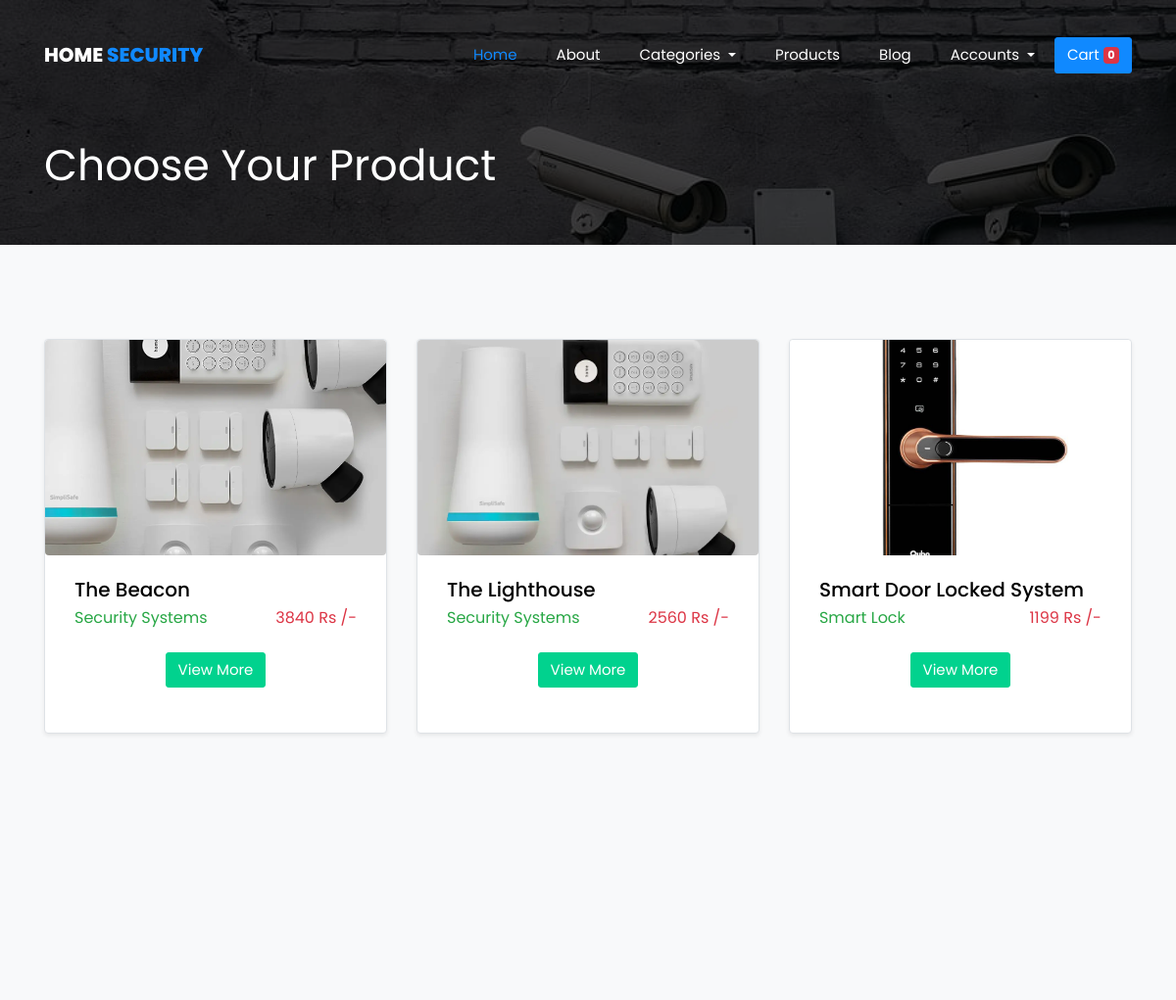
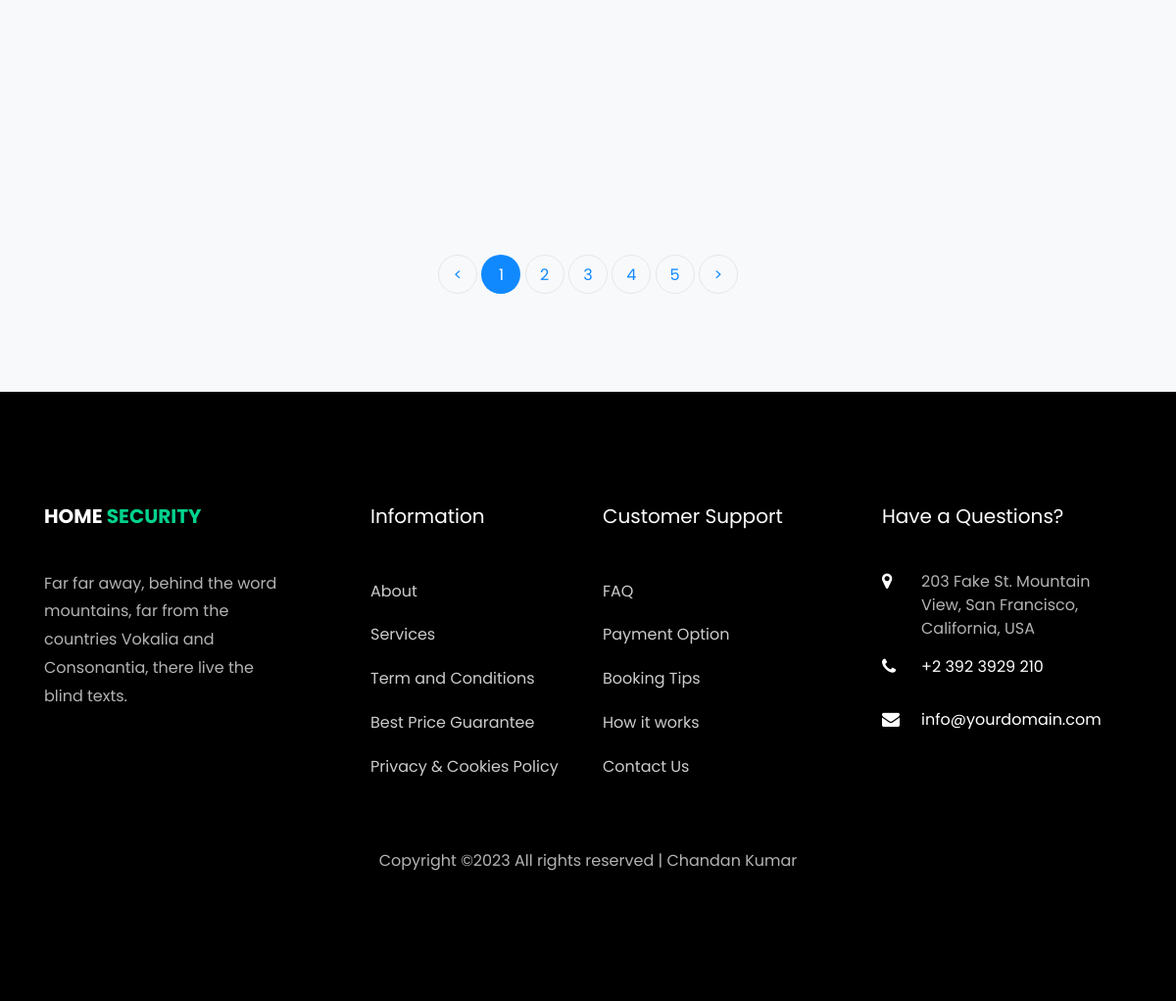
/store/, run on the app's committed database (2 pictures, top to bottom).
### store/models.py (models this page shows, shortened)
class Product(models.Model):
    product_name = models.CharField(max_length=200, unique=True)
    slug = models.SlugField(max_length=200, unique=True)
    description = models.TextField(max_length=1000, unique=True)
    price = models.IntegerField()
    images = models.ImageField(upload_to='photos/products')
    stock = models.IntegerField()
    is_available = models.BooleanField(default=False)
    category = models.ForeignKey(Category, on_delete=models.CASCADE)
    created_date = models.DateTimeField(auto_now_add=True)
    modified_date = models.DateTimeField(auto_now=True)
    def get_url(self):
        return reverse('product_detail',args=[self.category.slug, self.slug])

### category/models.py (models this page shows, shortened)
class Category(models.Model):
    category_name = models.CharField(max_length=50, unique=True)
    slug = models.SlugField(max_length=100, unique=True)
    description = models.TextField(max_length=255, blank=True)
    cat_image = models.ImageField(upload_to='photos/categories', blank=True)
    class Meta:
        verbose_name = 'category'
        verbose_name_plural = 'categories'
    def __str__(self):
        return self.category_name

### store/views.py (the view)
# urls.py: path('store/', include('store.urls')),
def store(request, category_slug=None):
    categories = None
    products = None
    if category_slug != None:
        categories =get_object_or_404(Category, slug=category_slug)
        products =Product.objects.filter(category=categories, is_available=True).order_by('id')
        product_count=products.count()
    else:
        products = Product.objects.filter(is_available=True).order_by('id')
        product_count=products.count()
    context={
        'products' : products,
        'product_count' : product_count,
    }
    return render(request, 'store/store.html', context)

### carts/context_processors.py (called while the page is built)
def counter(request):
    cart_count = 0
    if 'admin' in request.path:
        return {}
    else:
        try:
            cart = Cart.objects.filter(cart_id = _cart_id(request))
            cart_items = CartItem.objects.all().filter(cart=cart[:1])
            for cart_item in cart_items:
                cart_count += cart_item.quantity
        except Cart.DoesNotExist:
            cart_count = 0
    return dict(cart_count = cart_count)

### carts/views.py (called while the page is built)
def _cart_id(request):
    cart = request.session.session_key
    if not cart:
        cart = request.session.create()
    return cart

### category/context_processors.py (called while the page is built)
def menu_links(request):
    links= Category.objects.all()
    context={
        'links':links,
    }
    return context

### templates/store/store.html
{% extends 'base.html' %}
{% load static %}
{% block content %}
<section class="hero-wrap hero-wrap-2 js-fullheight" style="background-image: url('{% static 'images/5.jpg' %}');" data-stellar-background-ratio="0.5">
    <div class="overlay"></div>
    <div class="container">
      <div class="row no-gutters slider-text js-fullheight align-items-end justify-content-start">
        <div class="col-md-9 ftco-animate pb-5">
          <h1 class="mb-3 bread">Choose Your Product</h1>
        </div>
      </div>
    </div>
  </section>
  <section class="ftco-section bg-light">
    <div class="container">
        <div class="row">
            {% for product in products %}
            <div class="col-md-4">
                <div class="car-wrap border shadow-sm rounded ftco-animate">
                    <div class="img rounded d-flex align-items-end" style="background-image: url({{product.images.url}});">
                    </div>
                    <div class="text">
                        <h2 class="mb-0"><a href="car-single.html">{{product.product_name}}</a></h2>
                        <div class="d-flex mb-1">
                            <span class="text-success">{{product.category}}</span>
                            <p class="ml-auto text-danger">{{product.price}} <span> Rs /-</span></p>
                        </div>
                        <p class="text-center mx-auto"><a href="{{ product.get_url }}" class="btn btn-secondary">View More</a></p>
                    </div>
                </div>
            </div>
            {% endfor %}
        </div>
        <div class="row mt-5">
      <div class="col text-center">
        <div class="block-27">
          <ul>
            <li><a href="#">&lt;</a></li>
            <li class="active"><span>1</span></li>
            <li><a href="#">2</a></li>
            <li><a href="#">3</a></li>
            <li><a href="#">4</a></li>
            <li><a href="#">5</a></li>
            <li><a href="#">&gt;</a></li>
          </ul>
        </div>
      </div>
    </div>
    </div>
</section>
{% endblock content %}

### templates/base.html (shortened to what this page needs)
<!DOCTYPE html>
<html lang="en">
{% load static %}
  <head>
    <link rel="stylesheet" href="https://cdn.jsdelivr.net/npm/bootstrap-icons@1.3.0/font/bootstrap-icons.css">
    <link rel="stylesheet" href="{% static 'css/open-iconic-bootstrap.min.css' %}">
    <link rel="stylesheet" href="{% static 'css/animate.css' %}">
    <link rel="stylesheet" href="{% static 'css/owl.carousel.min.css' %}">
    <link rel="stylesheet" href="{% static 'css/owl.theme.default.min.css' %}">
    <link rel="stylesheet" href="{% static 'css/magnific-popup.css' %}">
    <link rel="stylesheet" href="{% static 'css/aos.css' %}">
    <link rel="stylesheet" href="{% static 'css/ionicons.min.css' %}">
    <link rel="stylesheet" href="{% static 'css/bootstrap-datepicker.css' %}">
    <link rel="stylesheet" href="{% static 'css/jquery.timepicker.css' %}">
    <link rel="stylesheet" href="{% static 'css/icomoon.css' %}">
    <link rel="stylesheet" href="{% static 'css/style.css' %}">
  </head>
  <body>
    {% include "includes/navbar.html" %}
    {% block content %}{% endblock content %}
    {% include "includes/footer.html" %}
  </body>
</html>

### templates/includes/navbar.html (shortened to what this page needs)
<nav
  class="navbar navbar-expand-lg navbar-dark ftco_navbar bg-dark ftco-navbar-light"
  id="ftco-navbar"
>
  <div class="container">
    <a class="navbar-brand" href="{% url 'home' %}"
      >Home<span> Security</span></a
    >
    <div class="collapse navbar-collapse" id="ftco-nav">
      <ul class="navbar-nav ml-auto">
        <li class="nav-item active">
          <a href="{% url 'home' %}" class="nav-link">Home</a>
        </li>
        <li class="nav-item">
          <a href="{% url 'about' %}" class="nav-link">About</a>
        </li>
        <li class="nav-item dropdown">
          <a
            class="nav-link dropdown-toggle"
            href="#"
            id="navbarDropdown"
            role="button"
            data-bs-toggle="dropdown"
            aria-expanded="false"
          >
            Categories
          </a>
        </li>
        <li class="nav-item">
          <a href="{% url 'store' %}" class="nav-link">Products</a>
        </li>
        <li class="nav-item"><a href="{% url 'blog' %}" class="nav-link">Blog</a></li>
        {% if user.id is not None %}
        <li class="nav-item dropdown">
          <a
            class="nav-link dropdown-toggle"
            href="#"
            id="navbarDropdown"
            role="button"
            data-bs-toggle="dropdown"
            aria-expanded="false"
          >
            {{user.first_name | title}}
          </a>
          <ul class="dropdown-menu" aria-labelledby="navbarDropdown">
            <li>
              <a class="dropdown-item" href="{% url 'logout' %}">Logout</a>
            </li>
            <li><hr class="dropdown-divider" /></li>
            <li><a class="dropdown-item" href="#">Dashboard</a></li>
          </ul>
        </li>
        {% else %}
        <li class="nav-item dropdown">
          <a
            class="nav-link dropdown-toggle"
            href="#"
            id="navbarDropdown"
            role="button"
            data-bs-toggle="dropdown"
            aria-expanded="false"
          >
            Accounts
          </a>
        </li>
        {% endif %}
        <li class="nav-item">
          <a href="{% url 'cart' %}" type="button" class="btn btn-primary">
            Cart <span class="badge bg-danger">{{cart_count}}</span>
          </a>
        </li>
      </ul>
    </div>
  </div>
</nav>

### templates/includes/footer.html (shortened to what this page needs)
<footer class="ftco-footer ftco-bg-dark ftco-section">
    <div class="container">
      <div class="row">
        <div class="col-md">
          <div class="ftco-footer-widget">
            <h2 class="ftco-heading-2"><a href="#" class="logo">Home<span> Security</span></a></h2>
            <p>Far far away, behind the word mountains, far from the countries Vokalia and Consonantia, there live the blind texts.</p>
            <ul class="ftco-footer-social list-unstyled float-md-left float-lft mt-5">
            </ul>
          </div>
        </div>
        <div class="col-md">
          <div class="ftco-footer-widget mb-4 ml-md-5">
            <h2 class="ftco-heading-2">Information</h2>
            <ul class="list-unstyled">
              <li><a href="#" class="py-2 d-block">About</a></li>
              <li><a href="#" class="py-2 d-block">Services</a></li>
              <li><a href="#" class="py-2 d-block">Term and Conditions</a></li>
              <li><a href="#" class="py-2 d-block">Best Price Guarantee</a></li>
              <li><a href="#" class="py-2 d-block">Privacy &amp; Cookies Policy</a></li>
            </ul>
          </div>
        </div>
        <div class="col-md">
           <div class="ftco-footer-widget mb-4">
            <h2 class="ftco-heading-2">Customer Support</h2>
            <ul class="list-unstyled">
              <li><a href="#" class="py-2 d-block">FAQ</a></li>
              <li><a href="#" class="py-2 d-block">Payment Option</a></li>
              <li><a href="#" class="py-2 d-block">Booking Tips</a></li>
              <li><a href="#" class="py-2 d-block">How it works</a></li>
              <li><a href="#" class="py-2 d-block">Contact Us</a></li>
            </ul>
          </div>
        </div>
        <div class="col-md">
          <div class="ftco-footer-widget mb-4">
              <h2 class="ftco-heading-2">Have a Questions?</h2>
              <div class="block-23 mb-3">
                <ul>
                  <li><span class="icon icon-map-marker"></span><span class="text">203 Fake St. Mountain View, San Francisco, California, USA</span></li>
                  <li><a href="#"><span class="icon icon-phone"></span><span class="text">+2 392 3929 210</span></a></li>
                  <li><a href="#"><span class="icon icon-envelope"></span><span class="text">info@yourdomain.com</span></a></li>
                </ul>
              </div>
          </div>
        </div>
      </div>
      <div class="row">
        <div class="col-md-12 text-center">
        <p>Copyright &copy;<script>document.write(new Date().getFullYear());</script> All rights reserved | <a href="https://colorlib.com" target="_blank">Chandan Kumar</a></p>
        </div>
      </div>
    </div>
</footer>

### secure_home/static/css/icomoon.css (style rules this page uses)
[class^="icon-"], [class*=" icon-"] { font-family: 'icomoon' !important; speak: none; font-style: normal; font-weight: normal; font-variant: normal; text-transform: none; line-height: 1; -webkit-font-smoothing: antialiased; -moz-osx-font-smoothing: grayscale; }
.icon-map-marker:before { content: "\f041"; }
.icon-phone:before { content: "\f095"; }
.icon-envelope:before { content: "\f0e0"; }

### data on the page
Product: images (picture), product_name "The Beacon", category "Security Systems", price "3840"
Product: images (picture), product_name "The Lighthouse", category "Security Systems", price "2560"
Product: images (picture), product_name "Smart Door Locked System", category "Smart Lock", price "1199"

### other printed values
{{ cart_count }} "0"
